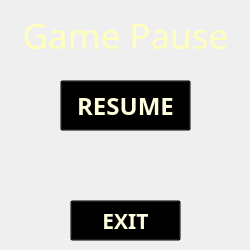
<?xml version="1.0" encoding="UTF-8"?>
<ui version="4.0">
 <class>PopUpMenu</class>
 <widget class="QWidget" name="PopUpMenu">
  <property name="geometry">
   <rect>
    <x>0</x>
    <y>0</y>
    <width>250</width>
    <height>250</height>
   </rect>
  </property>
  <property name="sizePolicy">
   <sizepolicy hsizetype="Fixed" vsizetype="Fixed">
    <horstretch>0</horstretch>
    <verstretch>0</verstretch>
   </sizepolicy>
  </property>
  <property name="maximumSize">
   <size>
    <width>250</width>
    <height>250</height>
   </size>
  </property>
  <property name="windowTitle">
   <string>Form</string>
  </property>
  <property name="styleSheet">
   <string notr="true">#PopUpMenu
{
	background:url(:/images/background3.jpg);

}

QPushButton
{
	background: transparent;
	color: #FFFFDD;
	font-family: Vivala
}

QPushButton:pressed
{
	color: white;
}

QPushButton:hover
{
	color:  #FFAA00;
}

QLabel
{
	color: #FFFFBB;
	font-family: Vivala
}
</string>
  </property>
  <widget class="QLabel" name="labelPause">
   <property name="geometry">
    <rect>
     <x>10</x>
     <y>10</y>
     <width>231</width>
     <height>51</height>
    </rect>
   </property>
   <property name="font">
    <font>
     <family>Vivala</family>
     <pointsize>26</pointsize>
    </font>
   </property>
   <property name="lineWidth">
    <number>0</number>
   </property>
   <property name="text">
    <string>Game Pause</string>
   </property>
   <property name="alignment">
    <set>Qt::AlignCenter</set>
   </property>
  </widget>
  <widget class="QPushButton" name="buttonExit">
   <property name="geometry">
    <rect>
     <x>70</x>
     <y>200</y>
     <width>111</width>
     <height>41</height>
    </rect>
   </property>
   <property name="font">
    <font>
     <family>Vivala</family>
     <pointsize>16</pointsize>
     <weight>75</weight>
     <bold>true</bold>
    </font>
   </property>
   <property name="text">
    <string>EXIT</string>
   </property>
  </widget>
  <widget class="QPushButton" name="buttonBack">
   <property name="geometry">
    <rect>
     <x>60</x>
     <y>80</y>
     <width>131</width>
     <height>51</height>
    </rect>
   </property>
   <property name="font">
    <font>
     <family>Vivala</family>
     <pointsize>18</pointsize>
     <weight>75</weight>
     <bold>true</bold>
    </font>
   </property>
   <property name="text">
    <string>RESUME</string>
   </property>
   <property name="flat">
    <bool>false</bool>
   </property>
  </widget>
 </widget>
 <resources>
  <include location="../resources/resources.qrc"/>
 </resources>
 <connections/>
</ui>
